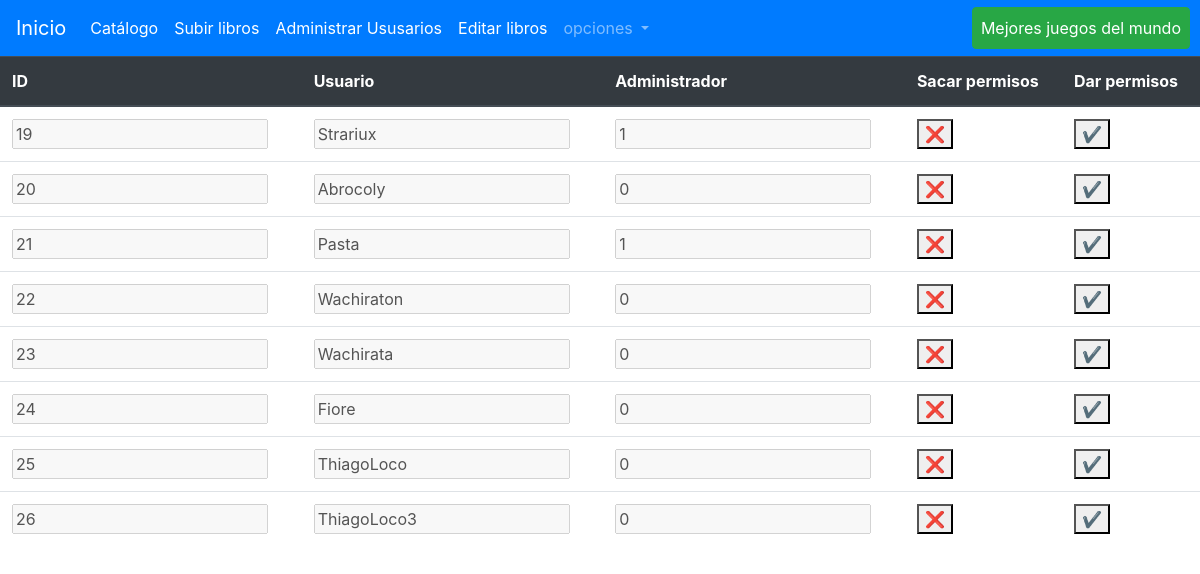
The page /Biblioteca/Administracion/admin_users.php (signed in) on the database its author committed.
### tables this page shows
CREATE TABLE `usuarios` (
  `nombre` varchar(50) DEFAULT NULL,
  `apellido` varchar(50) DEFAULT NULL,
  `fecha_nac` date DEFAULT NULL,
  `nickname` varchar(15) DEFAULT NULL,
  `email` varchar(50) DEFAULT NULL,
  `contra` varchar(20) DEFAULT NULL,
  `id_user` int(11) NOT NULL,
  `user_img` varchar(200) DEFAULT 'usuarios/default.PNG',
  `admin` bit(1) DEFAULT b'0'
);

### Biblioteca/Administracion/admin_users.php (the view, shortened to what this page needs)
<!DOCTYPE html>
<html lang="en">
<head>
    <link rel="stylesheet" href="https://cdn.jsdelivr.net/npm/bootstrap@4.5.3/dist/css/bootstrap.min.css">
</head>
<body>
    <?php
        require_once("../src/conect.php");
        include("../src/Header/header.php");
        $consulta = "SELECT usuarios.id_user, usuarios.admin, usuarios.nickname from usuarios";
    ?>
    <table class="table">
        <thead class="thead-dark">
            <tr>
                <th scope="col">ID</th>
                <th scope="col">Usuario</th>
                <th scope="col">Administrador</th>
                <th scope="col">Sacar permisos</th>
                <th scope="col">Dar permisos</th>
            </tr>
        </thead>
    <tbody>
    <?php
        if (isset($_SESSION['id'])){
            if ($_SESSION['admin'] == 1){
                if ($resultado = mysqli_query($mysqli, $consulta)) {
                    while ($fila = mysqli_fetch_row($resultado)){
                        echo "<form action='editarlibro.php?id=$fila[0]' method='POST'>
                            <tr id='libro-$fila[0]' >
                                    <td><input class='normal' type='text' name='id' value='$fila[0]' disabled ='true' form='form-$fila[0]' ></td>
                                    <td><input class='normal' type='text' name='usuario' value='$fila[2]' disabled ='true' form='form-$fila[0]'></td>
                                    <td><input class='normal' type='text' name='Administrador' value='$fila[1]' disabled ='true' form='form-$fila[0]'></td>
                                    <td><button form='form-$fila[0]' formaction='admin.php?id=$fila[0]&aux=0'>❌</button></td>
                                    <td><button formaction='admin.php?id=$fila[0]&aux=1' id='edit-$fila[0]' form='form-$fila[0]'>✔</button></td>
                            </tr>
                            </form>";
                    }
                }
            }
        }
    ?>
</body>
</html>

### Biblioteca/Administracion/admin_users.php (style rules this page uses)
html, body { width: 100%; height:100%; }

### rows shown on the page
usuarios: id "19", usuario "Strariux", Administrador "1"
usuarios: id "20", usuario "Abrocoly", Administrador "0"
usuarios: id "21", usuario "Pasta", Administrador "1"
usuarios: id "22", usuario "Wachiraton", Administrador "0"
usuarios: id "23", usuario "Wachirata", Administrador "0"
usuarios: id "24", usuario "Fiore", Administrador "0"
usuarios: id "25", usuario "ThiagoLoco", Administrador "0"
usuarios: id "26", usuario "ThiagoLoco3", Administrador "0"
